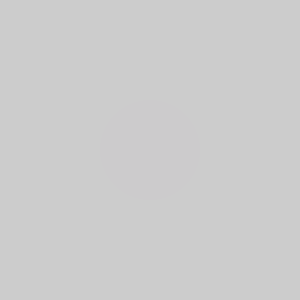
Frame 1 (no input)
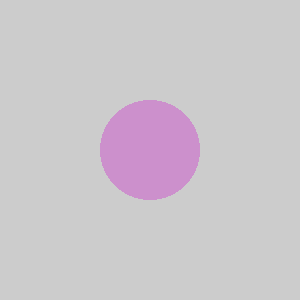
Frame 60 (the mouse pressed at the canvas centre just before this capture)
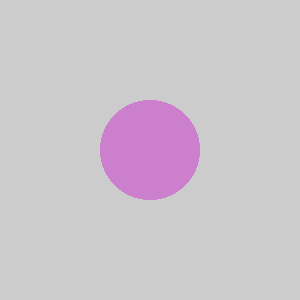
Frame 120 (the mouse held since frame 60 and released just before this capture)

The Processing sketch that drew these frames (run headless with seeded random() and noise(); from frame 60 on, the mouse is pressed at the canvas centre):

// Processing sketch: processing_109084
// ── processing_109084.pde

void setup()
{
  size (300, 300);
}

void draw()
{
  drawCircle();
}

void drawCircle()
{
  stroke( 255, 0, 0);
  fill(255, 125, 255, 1);
  noStroke();
  ellipse( 150, 150, 100, 100);
}
